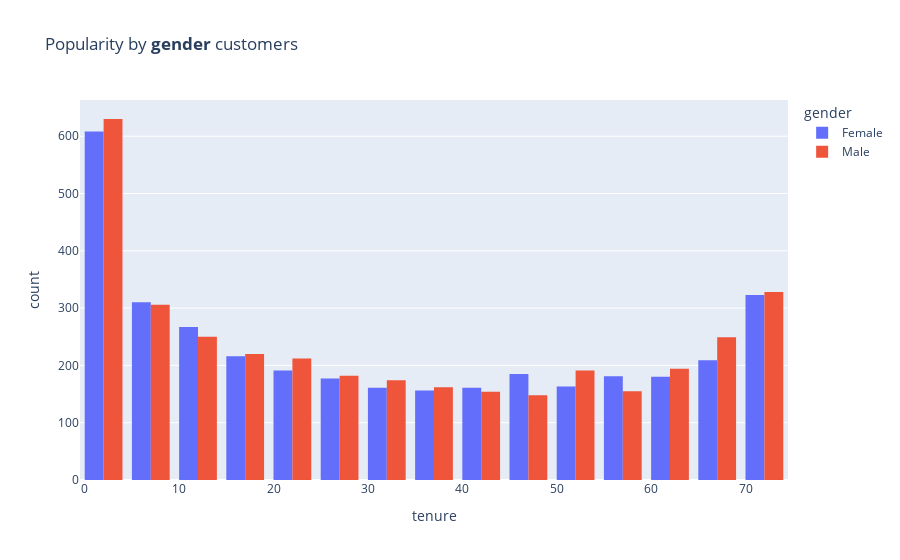

The notebook cell this image was saved under:
### Code cell
fig = px.histogram(
    data_frame=df,
    x="tenure",
    color="gender",
    barmode="group",
    nbins=30,
    title="Popularity by <b>gender</b> customers",
)
fig.show()

### Figure 1 — Plotly figure (JSON) as saved in the notebook; plotly's stock layout.template omitted (floating-point values rounded to 4 significant figures; data arrays with more than 128 entries replaced by an {"elided": "..."} marker saying what was removed)
{"data": [{"alignmentgroup": "True", "bingroup": "x", "hovertemplate": "gender=Female<br>tenure=%{x}<br>count=%{y}<extra></extra>", "legendgroup": "Female", "marker": {"color": "#636efa", "pattern": {"shape": ""}}, "name": "Female", "nbinsx": 30, "offsetgroup": "Female", "orientation": "v", "showlegend": true, "type": "histogram", "x": {"elided": "3488 int values"}, "xaxis": "x", "yaxis": "y"}, {"alignmentgroup": "True", "bingroup": "x", "hovertemplate": "gender=Male<br>tenure=%{x}<br>count=%{y}<extra></extra>", "legendgroup": "Male", "marker": {"color": "#EF553B", "pattern": {"shape": ""}}, "name": "Male", "nbinsx": 30, "offsetgroup": "Male", "orientation": "v", "showlegend": true, "type": "histogram", "x": {"elided": "3555 int values"}, "xaxis": "x", "yaxis": "y"}], "layout": {"barmode": "group", "legend": {"title": {"text": "gender"}, "tracegroupgap": 0}, "title": {"text": "Popularity by <b>gender</b> customers"}, "xaxis": {"anchor": "y", "domain": [0, 1], "title": {"text": "tenure"}}, "yaxis": {"anchor": "x", "domain": [0, 1], "title": {"text": "count"}}}}
